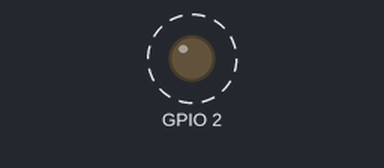
A program run on a simulated ESP8266 (Wemos D1 mini). Parts: output pins drawn as LEDs (lit = HIGH, except the on-board LED, lit = LOW). Dashed ring = blinking. Not simulated (calls return 0 or success): ../../scales/src/WifiConfig.h; what the program prints to the serial monitor is not drawn. At 10.0 s the program puts the board to deep sleep or switches it off; the recording ends there.

Above: at 0.4 s.
Timing chart, 0 to 3.0 s (numbered marks = the images above):
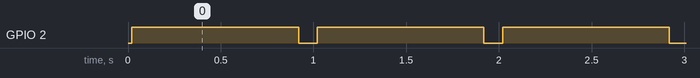

The program:

main.cpp
```cpp
#include <Arduino.h>
#include "../../scales/src/WifiConfig.h"

void setup()
{
  pinMode(BUILTIN_LED, OUTPUT);

  Serial.begin(74880);
  Serial.println("=================================================");
  Serial.println("setup:");
  Serial.println(ESP.getResetReason());
  Serial.println(ESP.getResetInfo());
  Serial.println("=================================================");
}

void loop()
{
  Serial.println("-------------------------------------------------");
  Serial.println("loop:");
  for (int i = 0; i < 10; i++)
  {
    Serial.print("Sleep in ");
    Serial.print(10-i);
    Serial.println(" seconds.");
    digitalWrite(BUILTIN_LED, 1);
    delay(900);
    digitalWrite(BUILTIN_LED, 0);
    delay(100);
  }
  digitalWrite(BUILTIN_LED, 1);
  Serial.println("Sleep for 10 seconds.");
  ESP.deepSleep(10000000, WAKE_RF_DEFAULT);//WAKE_RF_DEFAULT);// WAKE_RF_DISABLED);
}
```

Measured:
- by itself, GPIO 2: alternates HIGH for 0.90 s and LOW for 0.10 s
